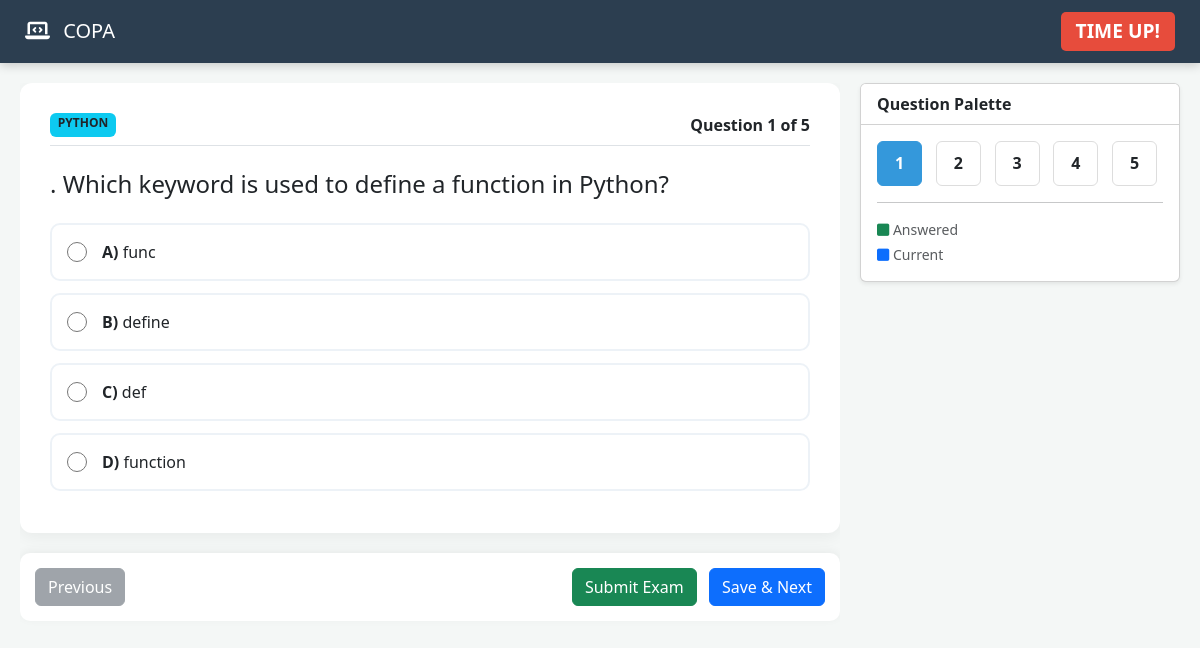
The page /generate_paper.php?id=2 on the database its author committed.
### tables this page shows
CREATE TABLE `exams` (
  `exam_id` int(11) NOT NULL,
  `exam_name` varchar(100) DEFAULT NULL,
  `subject_name` varchar(100) DEFAULT NULL,
  `exam_date` date DEFAULT NULL,
  `exam_time` time DEFAULT NULL,
  `exam_end_time` time DEFAULT NULL,
  `centre` varchar(100) DEFAULT NULL,
  `total_students` int(11) DEFAULT NULL,
  `status` varchar(20) DEFAULT 'Active',
  `course` varchar(100) DEFAULT NULL
);

CREATE TABLE `question_bank` (
  `id` int(11) NOT NULL,
  `exam_id` int(11) NOT NULL,
  `exam_name` varchar(100) DEFAULT NULL,
  `subject` varchar(100) DEFAULT NULL,
  `question` text DEFAULT NULL,
  `option_a` varchar(255) DEFAULT NULL,
  `option_b` varchar(255) DEFAULT NULL,
  `option_c` varchar(255) DEFAULT NULL,
  `option_d` varchar(255) DEFAULT NULL,
  `correct_option` varchar(1) DEFAULT NULL,
  `marks` int(11) DEFAULT NULL,
  `created_at` timestamp NOT NULL DEFAULT current_timestamp()
);

### generate_paper.php (the view, shortened to what this page needs)
<?php
include "config.php";
$examId = isset($_GET['id']) ? mysqli_real_escape_string($conn, $_GET['id']) : 1;
$exam_info_query = "SELECT * FROM exams WHERE exam_id = '$examId'";
$exam_info = mysqli_query($conn, $exam_info_query);
$exam_data = mysqli_fetch_assoc($exam_info);
$query = "SELECT * FROM question_bank WHERE exam_id = '$examId' ORDER BY id ASC";
$result = mysqli_query($conn, $query);
$questions = mysqli_fetch_all($result, MYSQLI_ASSOC);
$totalQuestions = count($questions);
?>
<!DOCTYPE html>
<html lang="en">
<head>
    <link href="https://cdn.jsdelivr.net/npm/bootstrap@5.3.0/dist/css/bootstrap.min.css" rel="stylesheet">
    <link rel="stylesheet" href="https://cdnjs.cloudflare.com/ajax/libs/font-awesome/6.4.0/all.min.css">
</head>
<body>
<header class="exam-header">
    <div><h5 class="mb-0"><i class="fa-solid fa-laptop-code me-2"></i> <?php echo strtoupper($exam_data['exam_name'] ?? 'CBT Exam'); ?></h5></div>
    <div id="timer">00:00:00</div>
</header>
<div class="main-wrapper">
    <div class="question-section">
        <form id="examForm" method="POST" action="submitted.php">
            <?php foreach($questions as $index => $row): ?>
            <div class="q-container <?php echo $index==0?'active-q':''; ?>" id="qbox-<?php echo $index; ?>">
                <div class="d-flex justify-content-between border-bottom mb-4 pb-2">
                    <span class="badge bg-info text-dark"><?php echo strtoupper($row['subject']); ?></span>
                    <span class="fw-bold">Question <?php echo ($index+1); ?> of <?php echo $totalQuestions; ?></span>
                </div>
                <h4 class="mb-4"><?php echo htmlspecialchars($row['question']); ?></h4>
                <div class="options-list">
                    <?php foreach(['a','b','c','d'] as $o): ?>
                    <label class="options-label">
                        <input type="radio" name="ans[<?php echo $row['id']; ?>]" value="<?php echo strtoupper($o); ?>" onchange="markAnswered(<?php echo $index; ?>)">
                        <span><strong><?php echo strtoupper($o); ?>)</strong> <?php echo htmlspecialchars($row['option_'.$o]); ?></span>
                    </label>
                    <?php endforeach; ?>
                </div>
            </div>
            <?php endforeach; ?>
            <footer>
                <div class="d-flex justify-content-between">
                    <button type="button" class="btn btn-secondary" id="prevBtn" onclick="moveBack()" disabled>Previous</button>
                    <div>
                        <button type="button" class="btn btn-success me-2" onclick="confirmSubmit()">Submit Exam</button>
                        <button type="button" class="btn btn-primary" id="nextBtn" onclick="moveNext()">Save & Next</button>
                    </div>
                </div>
            </footer>
        </form>
    </div>
    <div class="sidebar-section">
        <div class="card shadow-sm">
            <div class="card-header bg-white fw-bold">Question Palette</div>
            <div class="card-body">
                <div class="q-palette">
                    <?php for($i=0; $i<$totalQuestions; $i++): ?>
                        <div class="q-num <?php echo $i==0?'active':''; ?>" id="p-<?php echo $i; ?>" onclick="jumpTo(<?php echo $i; ?>)">
                            <?php echo ($i+1); ?>
                        </div>
                    <?php endfor; ?>
                </div>
                <hr>
                <div class="small text-muted">
                    <div class="mb-1"><i class="fa-solid fa-square text-success"></i> Answered</div>
                    <div><i class="fa-solid fa-square text-primary"></i> Current</div>
                </div>
            </div>
        </div>
    </div>
</div>
</body>
</html>

### generate_paper.php (style rules this page uses)
:root { --primary: #2c3e50; --accent: #3498db; --success: #27ae60; }
body { background-color: #f4f7f6; font-family: 'Segoe UI', sans-serif; height: 100vh; overflow: hidden; }
.exam-header { background: var(--primary); color: white; padding: 12px 25px; display: flex; justify-content: space-between; align-items: center; box-shadow: 0 2px 10px rgba(0,0,0,0.2); }
#timer { font-weight: 700; font-size: 1.2rem; background: #e74c3c; padding: 5px 15px; border-radius: 5px; }
.main-wrapper { display: flex; height: calc(100vh - 65px); padding: 20px; gap: 20px; }
.question-section { flex: 1; overflow-y: auto; }
.sidebar-section { width: 320px; }
.q-container { display: none; background: white; padding: 30px; border-radius: 12px; box-shadow: 0 4px 15px rgba(0,0,0,0.05); }
.active-q { display: block; animation: fadeIn 0.3s; }
.options-label { display: flex; align-items: center; padding: 15px; border: 2px solid #edf2f7; margin-bottom: 12px; cursor: pointer; border-radius: 10px; transition: 0.2s; }
input[type="radio"] { width: 20px; height: 20px; margin-right: 15px; }
.q-palette { display: grid; grid-template-columns: repeat(5, 1fr); gap: 8px; }
.q-num { width: 45px; height: 45px; display: flex; align-items: center; justify-content: center; border: 1px solid #ddd; border-radius: 6px; cursor: pointer; font-weight: 600; }
.q-num.active { background: var(--accent); color: white; border-color: var(--accent); }
footer { background: white; padding: 15px; border-radius: 10px; margin-top: 20px; box-shadow: 0 -2px 10px rgba(0,0,0,0.05); }

### rows shown on the page
exams: exam_name "COPA"
question_bank: subject "PYTHON", question ". Which keyword is used to define a function in Python?", o "A", option_a "func", o "B", option_b "define", o "C", option_c "def", o "D", option_d "function"
